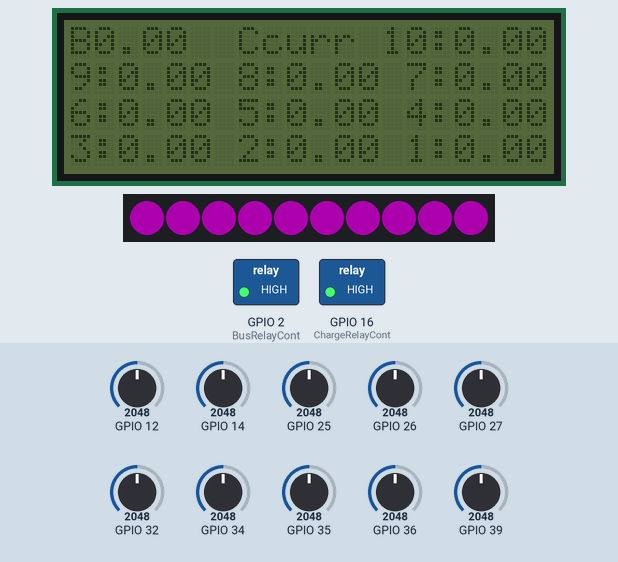
Bench run of a program on a simulated ESP32. Parts: 20×4 character LCD, 10 RGB LEDs in strip order, left to right, switched loads named in the program (green lamp = pin HIGH). Inputs (shaded band) come from the test bench; at power-on: GPIO 12 = 2048, GPIO 14 = 2048, GPIO 25 = 2048, GPIO 26 = 2048, GPIO 27 = 2048, GPIO 32 = 2048, GPIO 34 = 2048, GPIO 35 = 2048, GPIO 36 = 2048, GPIO 39 = 2048. Dim RGB values are drawn brighter than linear; storage starts empty; what the program prints to the serial monitor is not drawn.

Above: at 1.6 s.
1.7 s: GPIO 12 set to 683
At 3.4 s:
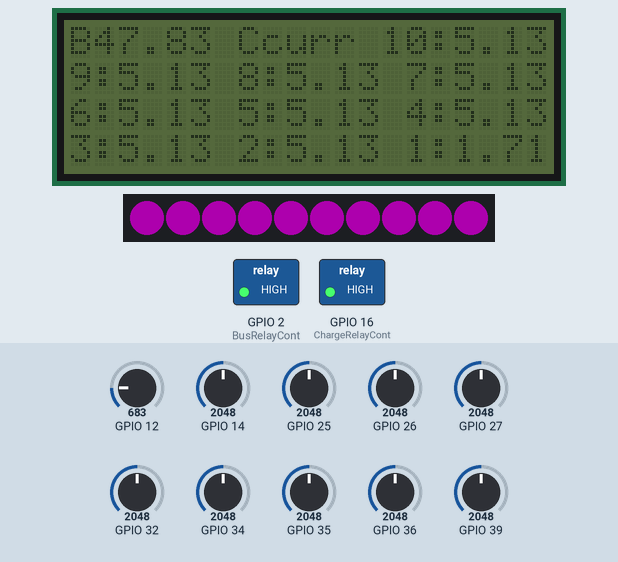
4.5 s: GPIO 12 set to 606
At 6.9 s:
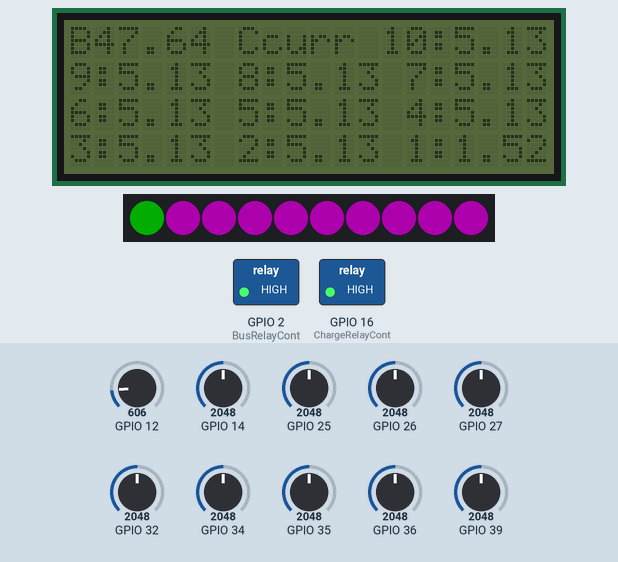
7.5 s: GPIO 14 set to 509
At 10.2 s:
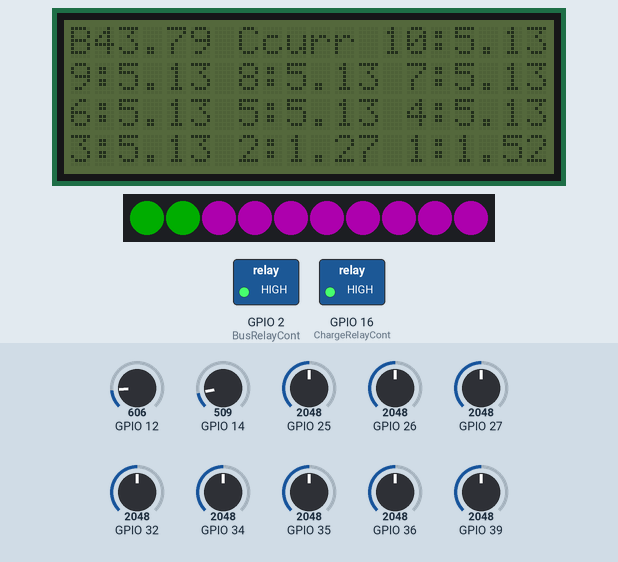
10.5 s: GPIO 14 set to 459
At 12.6 s:
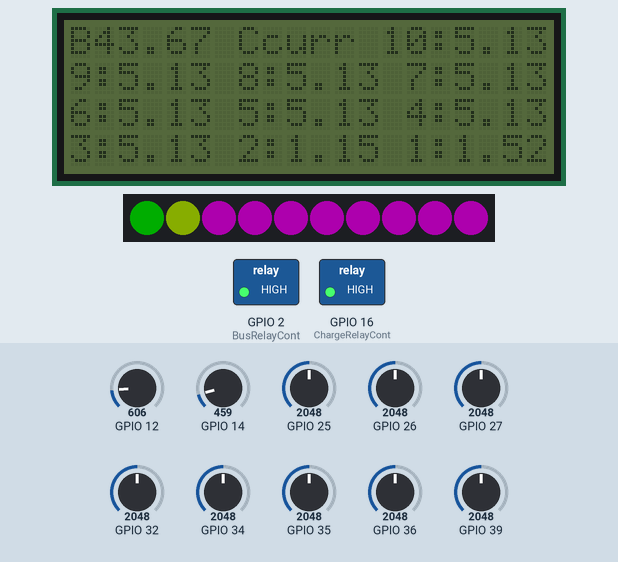
13.5 s: GPIO 25 set to 416
At 16.1 s:
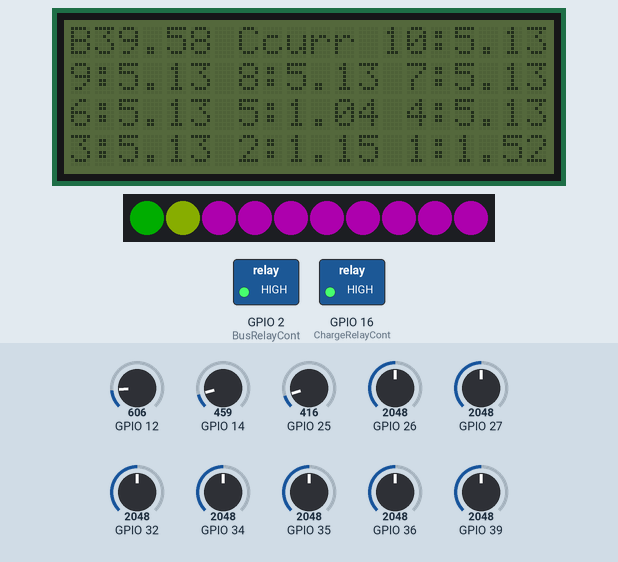
16.5 s: GPIO 25 set to 384
At 18.4 s:
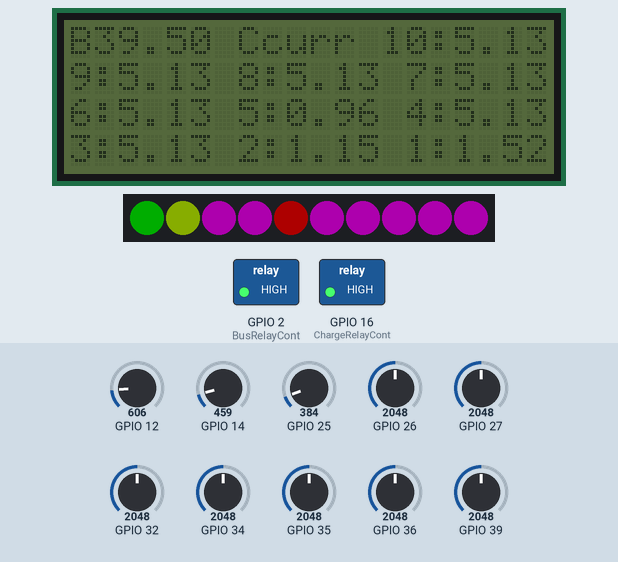
Timing chart, 0 to 19.9 s (numbered marks = the images above; inputs shaded):
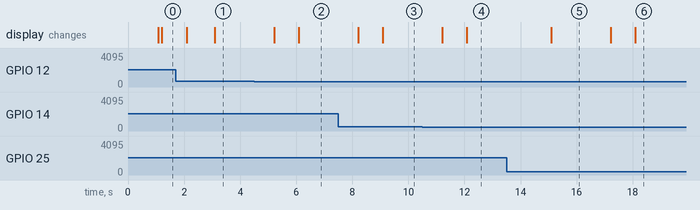

Measured:
- the behaviour switches between 640 and 639 on GPIO 12 (found by bisection; images 1 and 2)
- the behaviour switches between 480 and 479 on GPIO 14 (found by bisection; images 3 and 4)
- the behaviour switches between 400 and 399 on GPIO 25 (found by bisection; images 5 and 6)
- after the input at 1.7 s, the display: first differs from a run without the input after 1.4 s (image 1)
- after the input at 13.5 s, the display: changes after 1.6 s (image 5)

The program:

main.cpp
```cpp
#include <Arduino.h>
#include <Wire.h>
#include <LiquidCrystal_I2C.h>
#include <SPI.h>
#include <SD.h>
#include <Adafruit_NeoPixel.h>

File batfile;

// Initialize the LCD display
LiquidCrystal_I2C disp(0x27,20,4);

float GetVoltage(int AnalogInput, float comp);
void SetLEDs ();

// Initialize all the analog ports to be used, BV denotes "Battery Voltage"
// int since the ESP32 analog inputs are 12-bit ADCs (4096)
// See "ESP32 Adapter Board Schemtaic" for pin-mapping
const int BV1 = 12;
const int BV2 = 14;
const int BV3 = 27;
const int BV4 = 26;
const int BV5 = 25;
const int BV6 = 32;
const int BV7 = 35;
const int BV8 = 34;
const int BV9 = 39;
const int BV10 = 36;

// Store analog sensors in an array for simplicity with a temp array that may be used for calculations.
int CellVoltages[10] = {BV1, BV2, BV3, BV4, BV5, BV6, BV7, BV8, BV9, BV10};
float tempCellVoltages[10] = {0, 0, 0, 0, 0, 0, 0, 0, 0, 0};
uint32_t CellStat[10] = {0, 0, 0, 0, 0, 0, 0, 0, 0, 0};

// These values are to compensate for the non-matching resistors used for the difference amplifier ((Vx+ - Vx-) /ACTUAL VOLTAGE)
float compensation[10] = {1.0, 1.0, 1.0, 1.0, 1.0, 1.0, 1.0, 1.0, 1.0, 1.0};

// Initialize any digital pins to be used, RelayCont denotes a relay control signal.

int ChargeRelayCont = 16;                    //  Charge Relay Control
int BusRelayCont = 2;                        // Bus relay control

// Initialize any temporary or global values to be used
float temp = 0;                 // Global placeholder
const int numReadings = 10;     // Number of readings for the analog input average function
float analogRef = 2.56;         // Analog reference voltage. This value is set in "SETUP" and is selectable. See Arduino "AREF" documentation
float BatteryVolt = 0;          // Total battery voltage for a 10 cell pack
bool ChargeState;               // Placeholder for the charging state
bool LoadState;                 // Placeholder for the loading state

// NeoPixel Strip
#define LED_PIN 4
#define LED_COUNT 10
Adafruit_NeoPixel strip(LED_COUNT, LED_PIN, NEO_GRB + NEO_KHZ800);

// Use Second Serial Port
#define RX1 9
#define TX1 10

hw_timer_t * timer = NULL;
volatile SemaphoreHandle_t timerSemaphore;
portMUX_TYPE timerMux = portMUX_INITIALIZER_UNLOCKED;

volatile uint32_t isrCounter = 0;
volatile uint32_t lastIsrAt = 0;
uint32_t Time = 0;

// timer ISR
void ARDUINO_ISR_ATTR onTimer(){
  // Increment the counter and set the time of ISR
  portENTER_CRITICAL_ISR(&timerMux);
  isrCounter++;
  lastIsrAt = millis();
  portEXIT_CRITICAL_ISR(&timerMux);
  // Give a semaphore that we can check in the loop
  xSemaphoreGiveFromISR(timerSemaphore, NULL);
  // It is safe to use digitalRead/Write here if you want to toggle an output
}

// Setup, runs once.
void setup() {

  // Begin serial communication
  Serial.begin(115200,SERIAL_8N1,RX1,TX1);
  while(!Serial);

  // Setup timer for data-logging and updating the screen
  timerSemaphore = xSemaphoreCreateBinary();
  timer = timerBegin(0,80,true);
  timerAttachInterrupt(timer,&onTimer,true);
  timerAlarmWrite(timer, 1000000, true);
  timerAlarmEnable(timer);

  // Initialize the LCD
  disp.init();
  disp.setBacklight(LOW);

  if (!SD.begin()){
    Serial.println("SD Card initialization failed");
    disp.setBacklight(HIGH);
    disp.setCursor(0,0), disp.print("SD CARD FAIL");
    // while(1);
  }

  batfile = SD.open("Battery.txt", FILE_WRITE);
  if(batfile){
    Serial.println("SD Card file successfully opened");
    batfile.println("BATTERY TEST VOLTAGES AND CURRENT");
    batfile.println("TIMER\tBATTERY\tCURRENT\tBAT1\tBAT2\tBAT3\tBAT4\tBAT5\tBAT6\tBAT7\tBAT8\tBAT9\tBAT10");
  }else{
    Serial.println("SD Card file opening error");
  }
  batfile.close();

  pinMode(ChargeRelayCont, OUTPUT);
  digitalWrite(ChargeRelayCont, HIGH);
  pinMode(BusRelayCont, OUTPUT);
  digitalWrite(BusRelayCont, HIGH);

  Serial.print("Clock\t"),Serial.print("Total\t"), Serial.print("BAT1\t"), Serial.print("BAT2\t"), Serial.print("BAT3\t"), Serial.print("BAT4\t"), Serial.print("BAT5\t"),
               Serial.print("BAT6\t"), Serial.print("BAT7\t"), Serial.print("BAT8\t"), Serial.print("BAT9\t"), Serial.println("BAT10\t");

  // Neopixel Strip
  strip.begin();           // INITIALIZE NeoPixel strip object (REQUIRED)
  strip.show();            // Turn OFF all pixels ASAP
  strip.setBrightness(50); // Set BRIGHTNESS to about 1/5 (max = 255)

}

// Main loop.
void loop() {

  // Evaluate Total Battery Pack Voltage
  BatteryVolt = 0;
  for (int k = 0; k < 10; k = k + 1) {
    BatteryVolt = BatteryVolt + tempCellVoltages[k];
  }

  /* Check and set charging state
      - Check for undervoltage condition (cells are discharged or low charge)
        - Enable charge relay
        - Disable load relay (unless loading state active)
      - Check for overvoltage condition (cells are charged too high)
        - Disable charge relay
      - Check for "Negative-Delta-Voltage" (cells are charged too high and too quickly)
        - Disable charge relay
  */

  /* Check and set loading state
      -


  */

  // Check for 1Hz datalog
  if (xSemaphoreTake(timerSemaphore, 0) == pdTRUE){
    uint32_t isrCount = 0, isrTime = 0;
    // Read the interrupt count and time
    portENTER_CRITICAL(&timerMux);
    isrCount = isrCounter;
    isrTime = lastIsrAt;
    portEXIT_CRITICAL(&timerMux);


    Serial.print(Time),Serial.print("\t");

    // Print the values to the serial monitor. This will change to a SD card storage device.
    //batfile = SD.open("Battery.txt", FILE_WRITE);
    Serial.print(BatteryVolt), Serial.print("\t");
    //batfile.print(isrCount/1000), batfile.print("\t");
    //batfile.print(BatteryVolt), batfile.print("\t");
    //batfile.print("curr"), batfile.print("\t");
    for (int j = 0; j < 10; j = j + 1) {
      temp = tempCellVoltages[j];
      Serial.print(temp), Serial.print("\t");
      //batfile.print(temp), batfile.print("\t");
    }
    Serial.println("");
    //batfile.println("");
    //batfile.close();

    // Print the Values to the LCD Display
    disp.setCursor(0,0), disp.print("B"), disp.setCursor(1,0),disp.print(BatteryVolt);
    disp.setCursor(7,0), disp.print("C"), disp.setCursor(8,0),disp.print("curr");
    disp.setCursor(13,0), disp.print("10:"), disp.setCursor(16,0), disp.print(tempCellVoltages[9]);
    disp.setCursor(0,1), disp.print("9:"), disp.setCursor(2,1), disp.print(tempCellVoltages[8]);
    disp.setCursor(7,1), disp.print("8:"), disp.setCursor(9,1), disp.print(tempCellVoltages[7]);
    disp.setCursor(14,1), disp.print("7:"), disp.setCursor(16,1), disp.print(tempCellVoltages[6]);
    disp.setCursor(0,2), disp.print("6:"), disp.setCursor(2,2), disp.print(tempCellVoltages[5]);
    disp.setCursor(7,2), disp.print("5:"), disp.setCursor(9,2), disp.print(tempCellVoltages[4]);
    disp.setCursor(14,2), disp.print("4:"), disp.setCursor(16,2), disp.print(tempCellVoltages[3]);
    disp.setCursor(0,3), disp.print("3:"), disp.setCursor(2,3), disp.print(tempCellVoltages[2]);
    disp.setCursor(7,3), disp.print("2:"), disp.setCursor(9,3), disp.print(tempCellVoltages[1]);
    disp.setCursor(14,3), disp.print("1:"), disp.setCursor(16,3), disp.print(tempCellVoltages[0]);

    SetLEDs();
    Time = Time + 1;
  }

}// End main loop


// Function to update the RGB LED indicators of cell voltage
void SetLEDs (){

  // Read the voltages at each analog input and store into a temporary array.
  for (int i = 0; i < 10; i = i + 1) {
    tempCellVoltages[i] = GetVoltage(CellVoltages[i], compensation[i]);
    if(tempCellVoltages[i] < 1.0){
      CellStat[i] = strip.Color(255,   0,   0); // Red
    }else if(tempCellVoltages[i] >= 1.0 && tempCellVoltages[i] < 1.2){
      CellStat[1] = strip.Color(200,   255,   0);; // Yellow
    }else if(tempCellVoltages[i] >= 1.2 && tempCellVoltages[i] < 1.6){
      CellStat[i] = strip.Color(0, 255,   0); // Green
    }else if(tempCellVoltages[i] >= 1.6){
      CellStat[i] = strip.Color(255, 0,   255); // Purple
    }
  }

  for(uint8_t i =0; i<strip.numPixels(); i++){
    strip.setPixelColor(i,CellStat[i]);
    delay(1);
  }
  strip.show();

}


// Function to read the analog input of the requested pin. It then converts this analog reading to a voltage.
float GetVoltage(int AnalogInput, float comp) {

  // Temporary variables for calculations and placeholders
  int tot = 0;
  int values[numReadings];
  for (int j = 0; j < numReadings; j = j + 1) {
    values[j] = 0;
  }
  int index = 0;
  float avg = 0;

  // Summing function. Takes the past "numReadings" amount of readings and sums them to be averaged.
  for (int i = 0; i < numReadings; i = i + 1) {
    tot = tot - values[index];
    values[index] = analogRead(AnalogInput);
    values[index] = values[index] / comp;
    tot = tot + values[index];
    index = index + 1;
    delay(1); // Delay for analog reading stability
  }

  // Average the total and calculate the voltage.
  avg = tot / numReadings;
  avg = avg * analogRef;
  avg = avg / 1023;

  return avg;
}
```
